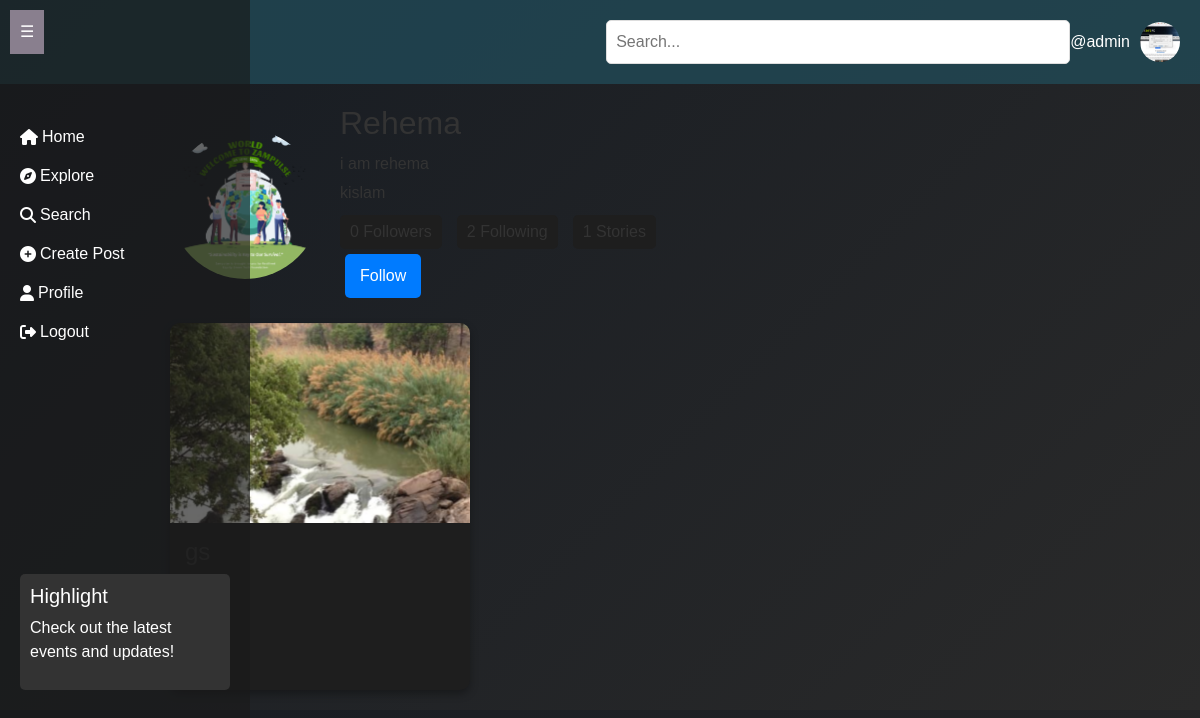
Page /profile/Rehema (signed in) on the committed database.
### userauth/models.py (models this page shows, shortened)
class Profile(models.Model):
    user = models.ForeignKey(User, on_delete=models.CASCADE)
    id_user = models.IntegerField(primary_key=True, default=0)
    bio = models.TextField(blank=True, default='')
    profileimg = models.ImageField(upload_to='profile_images', default='profile-picturePlaceholder.jpg')
    location = models.CharField(max_length=100, blank=True, default='')

class Story(models.Model):
    id = models.UUIDField(primary_key=True, default=uuid.uuid4())
    user = models.CharField(max_length=100)
    image = models.ImageField(upload_to='post-')
    caption = models.TextField()
    challenge = models.TextField()
    short_description = models.TextField()
    full_description = models.TextField()
    location = models.CharField(max_length=100, default='')
    google_map_link = models.URLField(max_length=200, default='https://maps.google.com')
    created_at = models.DateTimeField(default=datetime.now)
    no_of_likes = models.IntegerField(default=0)
    category = models.CharField(max_length=100, choices=[
        ('Wildlife Conservation', 'Wildlife Conservation'),
        ('Environmental Conservation', 'Environmental Conservation'),
        ('Sustainable Development', 'Sustainable Development'),
        ('Community Engagement', 'Community Engagement'),
        ('Other', 'Other')])

### userauth/views.py (the view, shortened to what this page needs)
# urls.py: path('profile/<str:id_user>', views.profile),
@login_required(login_url='/login')
def profile(request, id_user):
    user_object = User.objects.get(username=id_user)
    profile = Profile.objects.get(user=request.user)
    user_profile = Profile.objects.get(user=user_object)
    user_stories = Story.objects.filter(user=id_user).order_by('-created_at')
    user_stories_length = len(user_stories)
    follower = request.user.username
    user = id_user
    if Followers.objects.filter(follower=follower, user=user).first():
        follow_unfollow = 'Unfollow'
    else:
        follow_unfollow = 'Follow'
    user_followers = len(Followers.objects.filter(user=id_user))
    user_following = len(Followers.objects.filter(follower=id_user))
    context = {
        'user_object': user_object,
        'user_profile': user_profile,
        'user_stories': user_stories,
        'user_stories_length': user_stories_length,
        'profile': profile,
        'follow_unfollow': follow_unfollow,
        'user_followers': user_followers,
        'user_following': user_following,
    }
    return render(request, 'profie1.html', context)

### templates/profie1.html (shortened to what this page needs)
{% extends 'base.html' %}
{% block content %}
<div class="profile-container">
    <div class="profile-header">
        <div class="profile-image">
            {% if user_profile.profileimg %}
            <img src="{{ user_profile.profileimg.url }}" alt="Profile Image">
            {% else %}
            <img src="/static/images/default_profile.png" alt="Default Profile Image">
            {% endif %}
        </div>
        <div class="profile-info">
            <h2>{{ user_object.username }}</h2>
            <p>{{ user_profile.bio }}</p>
            <p>{{ user_profile.location }}</p>
            <div class="profile-stats">
                <span>{{ user_followers }} Followers</span>
                <span>{{ user_following }} Following</span>
                <span>{{ user_stories_length }} Stories</span>
            </div>
            {% if request.user.username == user_profile.user.username %}
            <button type="button" class="btn btn-outline-dark" data-mdb-ripple-color="dark" style="z-index: 1; margin: 5px;" data-bs-toggle="modal" data-bs-target="#exampleModal1" data-bs-whatever="@getbootstrap">
                Edit profile
            </button>
            {% else %}
            <form action="/follow" method="POST">
                <button type="submit" class="btn btn-outline-dark" data-mdb-ripple-color="dark" style="z-index: 1; margin: 5px;">
                    {{ follow_unfollow }}
                </button>
            </form>
            {% endif %}
        </div>
    </div>
    <div class="stories-container">
        {% for story in user_stories %}
        <div class="story-card">
            {% if story.image %}
            <div class="story-image" style="background-image: url('{{ story.image.url }}');"></div>
            {% else %}
            <div class="story-image" style="background-color: #333;">
                <p class="no-image-text">No image available</p>
            </div>
            {% endif %}
            <div class="story-details">
                <h2>{{ story.caption }}</h2>
                <p>{{ story.short_description }}</p>
                <div class="card-body">
                    <h5 class="card-title">{{ story.caption }}</h5>
                </div>
            </div>
        </div>
        {% endfor %}
    </div>
</div>
{% endblock %}

### templates/base.html (shortened to what this page needs)
{% load static %}
<!DOCTYPE html>
<html lang="en">
<head>
    <link href="https://maxcdn.bootstrapcdn.com/bootstrap/4.5.2/css/bootstrap.min.css" rel="stylesheet">
    <link href="https://cdn.jsdelivr.net/npm/bootstrap@5.0.2/dist/css/bootstrap.min.css" rel="stylesheet">
    <link rel="stylesheet" href="{% static 'css/app.css' %}">
 <link rel="stylesheet" href="https://maxcdn.bootstrapcdn.com/bootstrap/4.5.2/css/bootstrap.min.css">
    <link href="https://cdn.jsdelivr.net/npm/bootstrap@5.0.2/dist/css/bootstrap.min.css" rel="stylesheet"
>
</head>
<body>
{% load static %}
    <button class="toggle-btn" onclick="toggleNavbar()">☰</button>
    <div class="navbar" id="navbar">
        <ul>
            <li><a href="/"><i class="fa-solid fa-house mr-1"></i> Home</a></li>
            <li><a href="/explore"><i class="fa-solid fa-compass mr-1"></i> Explore</a></li>
            <li><a href="#" data-bs-toggle="modal" data-bs-target="#exampleModal3"><i class="fa-solid fa-magnifying-glass mr-1"></i> Search</a></li>
            <li><a href={% url 'uploading' %} data-bs-toggle="modal" data-bs-target="#exampleModal" data-bs-whatever="@getbootstrap"><i class="fa-solid fa-circle-plus mr-1"></i> Create Post</a></li>
            <li><a href="/profile/{{ user }}"><i class="fa-solid fa-user mr-1"></i> Profile</a></li>
            <li><a href="/logoutt"><i class="fa-solid fa-right-from-bracket mr-1"></i> Logout</a></li>
        </ul>
        <div class="highlight-section">
            <h5>Highlight</h5>
            <p>Check out the latest events and updates!</p>
        </div>
    </div>
<section class="header">
            <input type="text" placeholder="Search...">
            <div class="user-profile">
                <div class="user-name"><a href="/profile/{{ user }}" style="text-decoration:none; color: white;">@{{ user }}</a></div>
                <img src="{{ profile.profileimg.url }}"  alt="User Profile" width="40" height="40">
            </div>
        </section>
<div class="wrapper">
    {% block content %}
    {% endblock %}
</div>
</body>
</html>

### static/css/app.css (style rules this page uses)
body { background-color: #121212; color: #ffffff; font-family: 'Arial', sans-serif; }
.story-card { background-color: #1e1e1e; border-radius: 10px; overflow: hidden; width: 300px; box-shadow: 0 4px 8px rgba(0, 0, 0, 0.3); transition: transform 0.3s; }
.story-image { background-size: cover; background-position: center; height: 200px; width: 100%; display: flex; align-items: center; justify-content: center; }
.story-details { padding: 15px; }
.story-details h2 { font-size: 1.5em; margin-bottom: 10px; }
.story-details p { margin-bottom: 10px; }
.profile-container { max-width: 900px; margin: auto; padding: 20px; }
.profile-header { display: flex; align-items: center; margin-bottom: 20px; }
.profile-image img { border-radius: 50%; width: 150px; height: 150px; object-fit: cover; }
.profile-info { margin-left: 20px; }
.profile-info h2 { font-size: 2em; margin-bottom: 10px; }
.profile-info p { margin-bottom: 5px; }
.profile-stats { display: flex; gap: 15px; margin-top: 10px; }
.profile-stats span { background-color: #1e1e1e; padding: 5px 10px; border-radius: 5px; }
.profile-info button { background-color: #007bff; color: #ffffff; border: none; padding: 10px 15px; border-radius: 5px; cursor: pointer; margin-top: 10px; }
.stories-container { display: flex; flex-wrap: wrap; gap: 20px; }
.story-card { background-color: #1e1e1e; border-radius: 10px; overflow: hidden; box-shadow: 0 4px 8px rgba(0, 0, 0, 0.3); transition: transform 0.3s; }
.btn { background-color: #007bff; color: #ffffff; border: none; padding: 10px 15px; border-radius: 5px; cursor: pointer; text-decoration: none; }
* { box-sizing: border-box; }
body { background-color: #121212; color: #ffffff; font-family: 'Fira Sans', sans-serif; }

### rows in the picture
Profile: profileimg (picture)
Profile: profileimg (picture), bio "i am rehema", location "kislam"
Story: image (picture)

### other values in the picture
{{ user }} "admin"
{{ user_object.username }} "Rehema"
{{ user_followers }} "0"
{{ user_following }} "2"
{{ user_stories_length }} "1"
{{ follow_unfollow }} "Follow"
